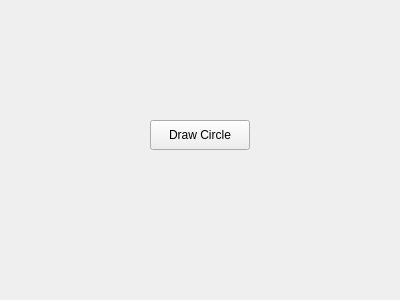
<?xml version="1.0" encoding="UTF-8"?>
<ui version="4.0">
 <class>MainWindow</class>
 <widget class="QMainWindow" name="MainWindow">
  <property name="geometry">
   <rect>
    <x>0</x>
    <y>0</y>
    <width>400</width>
    <height>300</height>
   </rect>
  </property>
  <property name="windowTitle">
   <string>Circle App</string>
  </property>
  <widget class="QWidget" name="centralwidget">
   <widget class="QPushButton" name="pushButton">
    <property name="geometry">
     <rect>
      <x>150</x>
      <y>120</y>
      <width>100</width>
      <height>30</height>
     </rect>
    </property>
    <property name="text">
     <string>Draw Circle</string>
    </property>
   </widget>
  </widget>
 </widget>
 <resources/>
 <connections/>
</ui>
